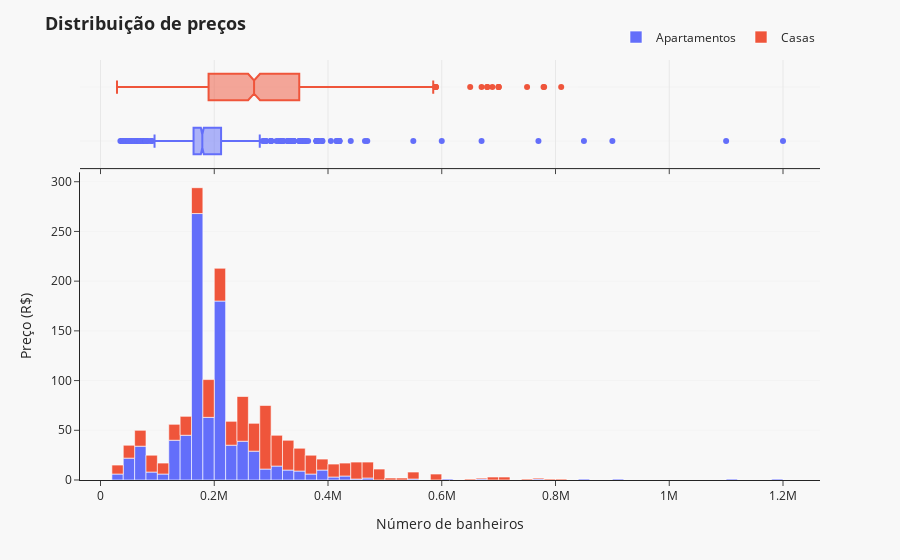

The notebook cell this image was saved under:
### Code cell
title = '<b>Distribuição de preços</b>'

fig = px.histogram(data_frame=df, x='house_price', color='house_category', marginal='box', 
                   labels = {'house_category': ""})

fig.update_layout(
    title = title,
    titlefont = {'size': 18},
    template = 'simple_white',
    paper_bgcolor = '#f8f8f8',
    plot_bgcolor = '#f8f8f8',
    legend=dict(
            orientation="h",
            yanchor="bottom",
            y=1.02,
            xanchor="right",
            x=1)
)

fig.update_yaxes(
    showgrid = True,
#     gridcolor = '#f9f9f9',
    gridwidth = .3
)

fig['layout']['xaxis']['title'] = 'Número de banheiros'
fig['layout']['yaxis']['title'] = 'Preço (R$)'

fig.show()

### Figure 1 — Plotly figure (JSON) as saved in the notebook; plotly's stock layout.template omitted (floating-point values rounded to 4 significant figures; data arrays with more than 128 entries replaced by an {"elided": "..."} marker saying what was removed)
{"data": [{"alignmentgroup": "True", "bingroup": "x", "hovertemplate": "=Apartamentos<br>house_price=%{x}<br>count=%{y}<extra></extra>", "legendgroup": "Apartamentos", "marker": {"color": "#636efa", "pattern": {"shape": ""}}, "name": "Apartamentos", "offsetgroup": "Apartamentos", "orientation": "v", "showlegend": true, "type": "histogram", "x": {"elided": "853 int values"}, "xaxis": "x", "yaxis": "y"}, {"alignmentgroup": "True", "hovertemplate": "=Apartamentos<br>house_price=%{x}<extra></extra>", "legendgroup": "Apartamentos", "marker": {"color": "#636efa"}, "name": "Apartamentos", "notched": true, "offsetgroup": "Apartamentos", "showlegend": false, "type": "box", "x": {"elided": "853 int values"}, "xaxis": "x2", "yaxis": "y2"}, {"alignmentgroup": "True", "bingroup": "x", "hovertemplate": "=Casas<br>house_price=%{x}<br>count=%{y}<extra></extra>", "legendgroup": "Casas", "marker": {"color": "#EF553B", "pattern": {"shape": ""}}, "name": "Casas", "offsetgroup": "Casas", "orientation": "v", "showlegend": true, "type": "histogram", "x": {"elided": "572 int values"}, "xaxis": "x", "yaxis": "y"}, {"alignmentgroup": "True", "hovertemplate": "=Casas<br>house_price=%{x}<extra></extra>", "legendgroup": "Casas", "marker": {"color": "#EF553B"}, "name": "Casas", "notched": true, "offsetgroup": "Casas", "showlegend": false, "type": "box", "x": {"elided": "572 int values"}, "xaxis": "x2", "yaxis": "y2"}], "layout": {"barmode": "relative", "legend": {"orientation": "h", "title": {"text": ""}, "tracegroupgap": 0, "x": 1, "xanchor": "right", "y": 1.02, "yanchor": "bottom"}, "margin": {"t": 60}, "paper_bgcolor": "#f8f8f8", "plot_bgcolor": "#f8f8f8", "title": {"font": {"size": 18}, "text": "<b>Distribuição de preços</b>"}, "xaxis": {"anchor": "y", "domain": [0, 1], "title": {"text": "Número de banheiros"}}, "xaxis2": {"anchor": "y2", "domain": [0, 1], "matches": "x", "showgrid": true, "showticklabels": false}, "yaxis": {"anchor": "x", "domain": [0, 0.7326], "gridwidth": 0.3, "showgrid": true, "title": {"text": "Preço (R$)"}}, "yaxis2": {"anchor": "x2", "domain": [0.7426, 1], "gridwidth": 0.3, "matches": "y2", "showgrid": true, "showline": false, "showticklabels": false, "ticks": ""}}}
